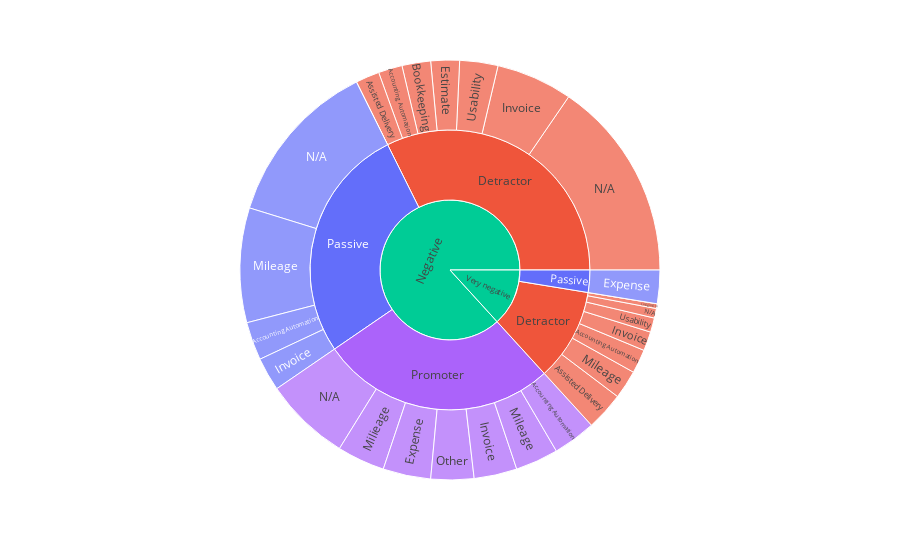

Notebook cell for this chart:
### Code cell
import plotly.express as px
import pandas as pd
prs = ["Detractor","Detractor","Detractor","Passive","Passive","Detractor","Passive","Promoter","Detractor","Detractor","Passive","Detractor","Detractor","Detractor","Detractor","Detractor","Passive","Promoter","Detractor","Detractor","Detractor","Passive","Detractor","Detractor","Detractor","Promoter","Promoter","Passive","Detractor","Detractor","Detractor","Promoter","Passive","Detractor","Detractor","Promoter","Promoter","Detractor","Detractor","Passive","Promoter","Detractor","Detractor","Passive","Detractor","Detractor","Detractor","Detractor","Detractor","Detractor","Passive","Detractor","Detractor","Detractor","Detractor","Detractor","Detractor","Detractor","Detractor","Detractor","Detractor","Detractor"]
topics = ["N/A","Subscription","Subscription","Mileage","N/A","N/A","Accounting Automation","Other","Invoice","Invoice","N/A","N/A","N/A","N/A","Usability","N/A","Mileage","Invoice","N/A","N/A","Accounting Automation","Invoice","Accounting Automation","Accounting Automation","Accounting Automation","Expense","Mileage","Mileage","N/A","Estimate","Estimate","N/A","N/A","Bookkeeping","N/A","Accounting Automation","N/A","Invoice","Assisted Delivery","N/A","Milieage","Logging In","N/A","N/A","Usability","N/A","N/A","Logging In","Usability","N/A","Expense","Accounting Automation","Assisted Delivery","Invoice","N/A","Mileage","Accounting Automation","Assisted Delivery","Subscription","N/A","Mileage","Invoice"]
sentiment = ["Negative","Negative","Negative","Negative","Negative","Negative","Negative","Negative","Negative","Negative","Negative","Negative","Negative","Negative","Negative","Negative","Negative","Negative","Negative","Negative","Negative","Negative","Negative","Negative","Negative","Negative","Negative","Negative","Negative","Negative","Negative","Negative","Negative","Negative","Negative","Negative","Negative","Negative","Negative","Negative","Negative","Negative","Negative","Negative","Negative","Negative","Negative","Very negative","Very negative","Very negative","Very negative","Very negative","Very negative","Very negative","Very negative","Very negative","Very negative","Very negative","Very negative","Very negative","Very negative","Very negative"]
score = [5,0,0,8,7,3,8,9,5,5,7,6,5,1,5,0,8,9,4,5,0,7,0,0,5,10,9,8,6,3,3,9,7,6,0,9,9,6,5,7,10,0,1,7,3,2,4,1,3,2,7,0,2,2,0,3,5,6,0,0,3,2]
colors = []
#for p in prs:
    #if p in ["Detractor"]:
        #colors.append("red")
    #elif p in ["Passive"]:
        #colors.append("yellow")
    #else:
        #colors.append("green")
df = pd.DataFrame(
    dict(prs=prs, topics=topics, sentiment=sentiment, score=score, colors=colors)
)
print(df)
fig = px.sunburst(df, path=['sentiment', 'prs', 'topics'], values='score', color='colors')
fig.show()

### Figure 1 — Plotly figure (JSON) as saved in the notebook; plotly's stock layout.template omitted (floating-point values rounded to 4 significant figures)
{"data": [{"branchvalues": "total", "customdata": [["yellow"], ["yellow"], ["red"], ["red"], ["red"], ["(?)"], ["red"], ["green"], ["red"], ["red"], ["red"], ["red"], ["yellow"], ["green"], ["green"], ["yellow"], ["red"], ["green"], ["red"], ["(?)"], ["red"], ["red"], ["green"], ["yellow"], ["yellow"], ["green"], ["red"], ["green"], ["red"], ["yellow"], ["red"], ["green"], ["red"], ["red"], ["red"], ["red"]], "domain": {"x": [0, 1], "y": [0, 1]}, "hovertemplate": "labels=%{label}<br>score=%{value}<br>parent=%{parent}<br>id=%{id}<br>colors=%{customdata[0]}<extra></extra>", "ids": ["Negative/Passive/Mileage", "Negative/Passive", "Very negative/Detractor/Subscription", "Negative/Detractor/Subscription", "Negative/Detractor/Estimate", "Very negative", "Negative/Detractor/N/A", "Negative/Promoter", "Very negative/Detractor/Accounting Automation", "Very negative/Detractor", "Negative/Detractor", "Very negative/Detractor/Usability", "Negative/Passive/Accounting Automation", "Negative/Promoter/Other", "Negative/Promoter/N/A", "Negative/Passive/N/A", "Very negative/Detractor/Assisted Delivery", "Negative/Promoter/Milieage", "Negative/Detractor/Accounting Automation", "Negative", "Very negative/Detractor/Logging In", "Negative/Detractor/Logging In", "Negative/Promoter/Invoice", "Very negative/Passive/Expense", "Negative/Passive/Invoice", "Negative/Promoter/Mileage", "Very negative/Detractor/Invoice", "Negative/Promoter/Expense", "Negative/Detractor/Assisted Delivery", "Very negative/Passive", "Negative/Detractor/Usability", "Negative/Promoter/Accounting Automation", "Very negative/Detractor/N/A", "Very negative/Detractor/Mileage", "Negative/Detractor/Invoice", "Negative/Detractor/Bookkeeping"], "labels": ["Mileage", "Passive", "Subscription", "Subscription", "Estimate", "Very negative", "N/A", "Promoter", "Accounting Automation", "Detractor", "Detractor", "Usability", "Accounting Automation", "Other", "N/A", "N/A", "Assisted Delivery", "Milieage", "Accounting Automation", "Negative", "Logging In", "Logging In", "Invoice", "Expense", "Invoice", "Mileage", "Invoice", "Expense", "Assisted Delivery", "Passive", "Usability", "Accounting Automation", "N/A", "Mileage", "Invoice", "Bookkeeping"], "marker": {"colors": ["#636efa", "#636efa", "#EF553B", "#EF553B", "#EF553B", "#00cc96", "#EF553B", "#ab63fa", "#EF553B", "#EF553B", "#EF553B", "#EF553B", "#636efa", "#ab63fa", "#ab63fa", "#636efa", "#EF553B", "#ab63fa", "#EF553B", "#00cc96", "#EF553B", "#EF553B", "#ab63fa", "#636efa", "#636efa", "#ab63fa", "#EF553B", "#ab63fa", "#EF553B", "#636efa", "#EF553B", "#ab63fa", "#EF553B", "#EF553B", "#EF553B", "#EF553B"]}, "name": "", "parents": ["Negative/Passive", "Negative", "Very negative/Detractor", "Negative/Detractor", "Negative/Detractor", "", "Negative/Detractor", "Negative", "Very negative/Detractor", "Very negative", "Negative", "Very negative/Detractor", "Negative/Passive", "Negative/Promoter", "Negative/Promoter", "Negative/Passive", "Very negative/Detractor", "Negative/Promoter", "Negative/Detractor", "", "Very negative/Detractor", "Negative/Detractor", "Negative/Promoter", "Very negative/Passive", "Negative/Passive", "Negative/Promoter", "Very negative/Detractor", "Negative/Promoter", "Negative/Detractor", "Very negative", "Negative/Detractor", "Negative/Promoter", "Very negative/Detractor", "Very negative/Detractor", "Negative/Detractor", "Negative/Detractor"], "type": "sunburst", "values": [24, 74, 0, 0, 6, 36, 42, 74, 5, 29, 88, 3, 8, 9, 18, 35, 8, 10, 5, 236, 1, 0, 9, 7, 7, 9, 4, 10, 5, 7, 8, 9, 2, 6, 16, 6]}], "layout": {"autosize": true, "legend": {"tracegroupgap": 0}, "margin": {"t": 60}}}
